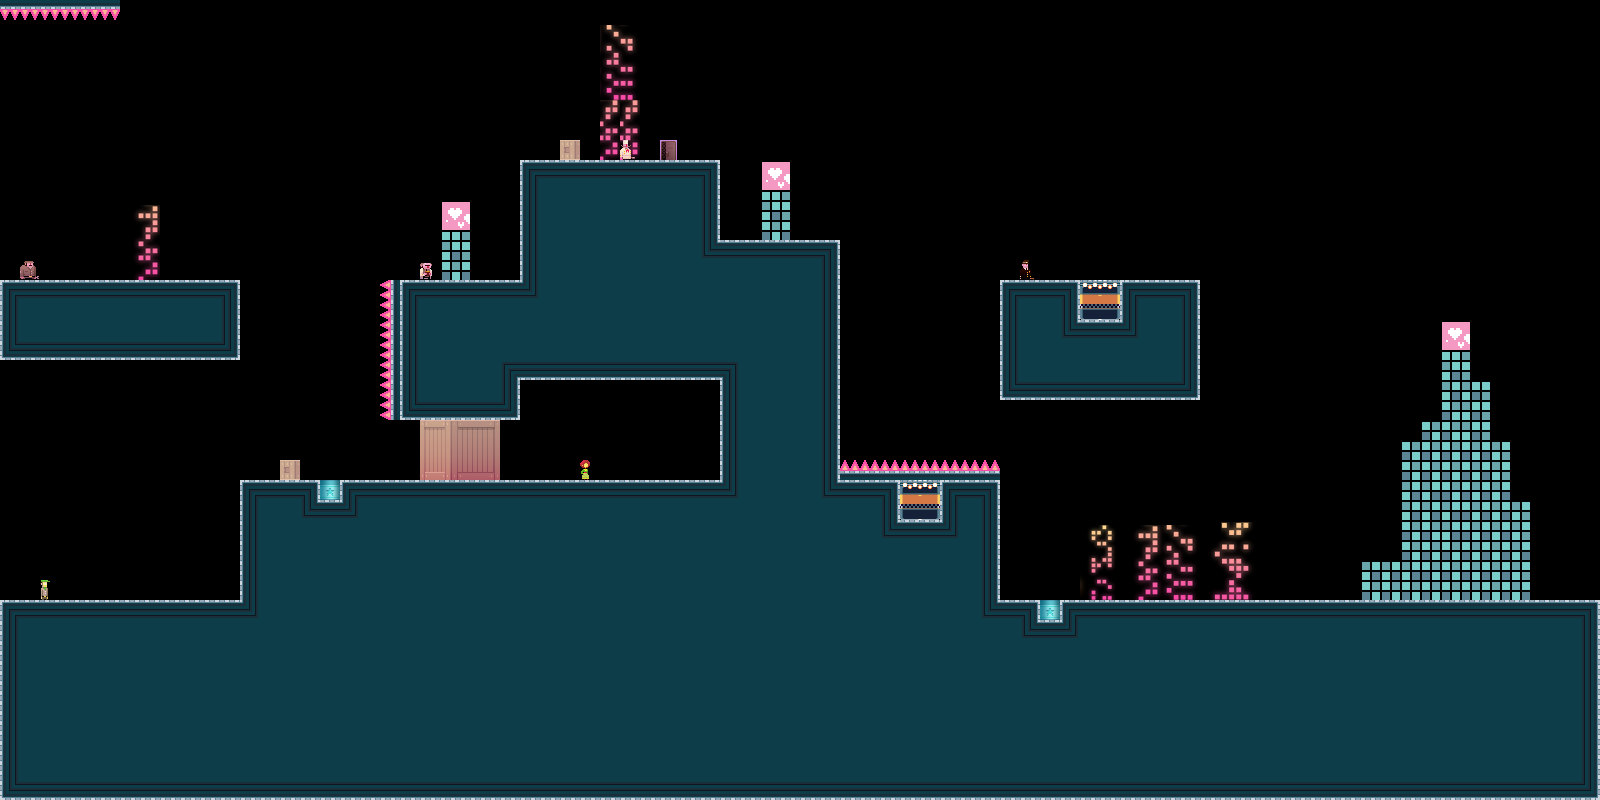

A level layout from a 2D game, rendered from its tile map. Below: a short description, then the map file with tile-grid data replaced by summaries:
An orthogonal 80x40 tile map with 20x20 px tiles, 3 tile layers (bg, bg2, dontAutoLoad_sprites) and 11 objects.

<map version="1.0" orientation="orthogonal" width="80" height="40" tilewidth="20" tileheight="20">
 <tileset firstgid="1" name="tiles_newyork" tilewidth="20" tileheight="20">
  <image source="../../../../XNAModeContent/Lemonade/tiles_newyork.png" width="400" height="400" />
  <terraintypes>
   <terrain name="solid" tile="-1" />
  </terraintypes>
  <tile id="8" terrain=",,,0" />
  <tile id="9" terrain=",,0,0" />
  <tile id="10" terrain=",,0,0" />
  <tile id="11" terrain=",,0,0" />
  <tile id="12" terrain=",,0,0" />
  <tile id="13" terrain=",,0,0" />
  <tile id="14" terrain=",,0," />
  <tile id="15" terrain="0,0,0," />
  <tile id="16" terrain="0,0,,0" />
  <tile id="28" terrain=",0,,0" />
  <tile id="34" terrain="0,,0," />
  <tile id="35" terrain="0,,0,0" />
  <tile id="36" terrain=",0,0,0" />
  <tile id="48" terrain=",0,,0" />
  <tile id="54" terrain="0,,0," />
  <tile id="68" terrain=",0,,0" />
  <tile id="74" terrain="0,,0," />
  <tile id="88" terrain=",0,,0" />
  <tile id="94" terrain="0,,0," />
  <tile id="108" terrain=",0,,0" />
  <tile id="114" terrain="0,,0," />
  <tile id="128" terrain=",0,," />
  <tile id="129" terrain="0,0,," />
  <tile id="130" terrain="0,0,," />
  <tile id="131" terrain="0,0,," />
  <tile id="132" terrain="0,0,," />
  <tile id="133" terrain="0,0,," />
  <tile id="134" terrain="0,,," />
  <tile id="194" terrain="0,0,0,0" />
  <tile id="356">
   <properties>
    <property name="LargeCrate" value="" />
   </properties>
  </tile>
  <tile id="380">
   <properties>
    <property name="Andre" value="" />
   </properties>
  </tile>
  <tile id="381">
   <properties>
    <property name="Liselot" value="" />
   </properties>
  </tile>
  <tile id="382">
   <properties>
    <property name="Amsterdaam" value="" />
   </properties>
  </tile>
  <tile id="383">
   <properties>
    <property name="Worker" value="" />
   </properties>
  </tile>
  <tile id="384">
   <properties>
    <property name="Inspector" value="" />
   </properties>
  </tile>
  <tile id="385">
   <properties>
    <property name="Chef" value="" />
   </properties>
  </tile>
  <tile id="386">
   <properties>
    <property name="Exit" value="" />
   </properties>
  </tile>
  <tile id="387">
   <properties>
    <property name="Trampoline" value="" />
   </properties>
  </tile>
  <tile id="388">
   <properties>
    <property name="SmallCrate" value="" />
   </properties>
  </tile>
  <tile id="389">
   <properties>
    <property name="SugarBag" value="" />
   </properties>
  </tile>
 </tileset>
 <layer name="bg" width="80" height="40">
  <data>[3200 cells, 1398 non-empty, 48 distinct tile ids]</data>
 </layer>
 <layer name="bg2" width="80" height="40">
  <data>[3200 cells, 163 non-empty, 60 distinct tile ids]</data>
 </layer>
 <objectgroup name="boxes" width="80" height="40">
  <object x="0" y="600" width="1600" height="200" />
  <object x="240" y="480" width="760" height="120" />
  <object x="0" y="280" width="240" height="80" />
  <object x="1000" y="280" width="200" height="120" />
  <object x="400" y="280" width="120" height="140" />
  <object x="720" y="240" width="120" height="240" />
  <object x="520" y="160" width="200" height="220" />
  <object x="1200" y="280">
   <polyline points="0,0 0,240" />
  </object>
 </objectgroup>
 <layer name="dontAutoLoad_sprites" width="80" height="40">
  <data>[3200 cells, 23 non-empty, 21 distinct tile ids]</data>
 </layer>
 <objectgroup name="dontAutoLoad_death" width="80" height="40">
  <object x="0" y="0" width="120" height="20" />
  <object x="840" y="460" width="160" height="20" />
  <object x="380" y="280" width="20" height="140" />
 </objectgroup>
</map>
